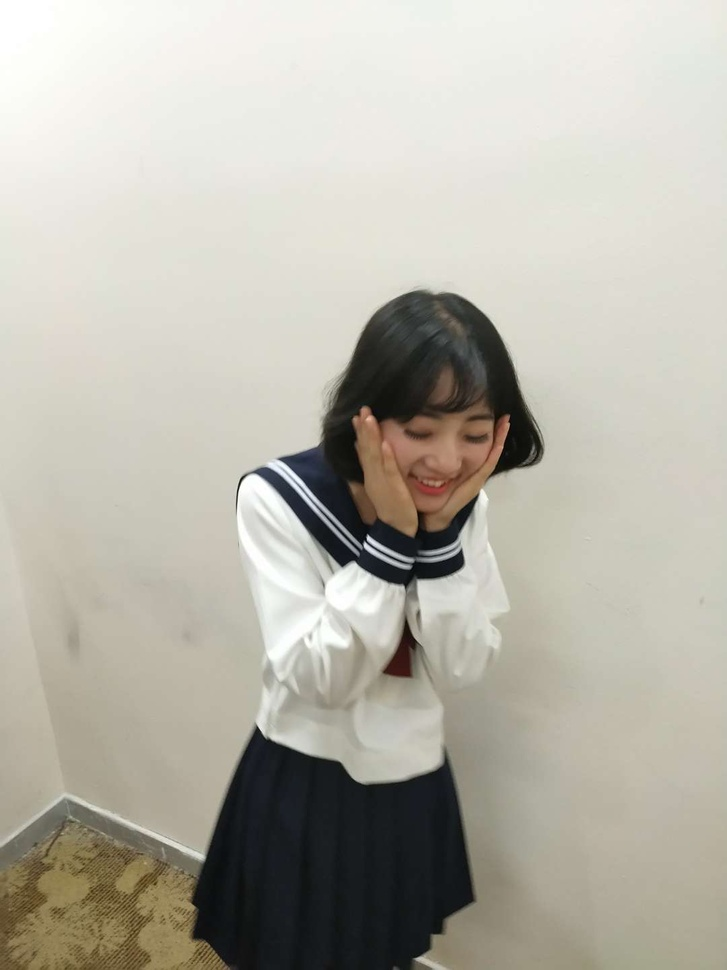
//> input picture opencv/learnOpencv/images/1.jpg, 727 x 970 px, shrunk from 1080 x 1440 before the run, given in place of color_object.mp4, which was not available
$ ./078-识别与跟踪视频中的特定颜色对象   (built with g++ and OpenCV 4)
//> lines starting //> are read from the running program, lines starting //| are printed output that depends on the picture; after the words box and inside, x2 and y2 are one past the last pixel; in counts of white or black regions, pixels touching at a corner belong together; pictures that were not available may be replaced by others from this repository, and a replacement may not be noted
#include <iostream>
#include <opencv2/opencv.hpp>

using namespace std;
using namespace cv;

void process_frame(Mat &image);

/*
 * 识别与跟踪视频中的特定颜色对象
 */
int main() {
    VideoCapture capture("../images/color_object.mp4");
    if (!capture.isOpened()) {
        printf("could not open camera...\n");
        return -1;
    }

    int fps = capture.get(CAP_PROP_FPS);
    int width = capture.get(CAP_PROP_FRAME_WIDTH);
    int height = capture.get(CAP_PROP_FRAME_HEIGHT);
    int num_of_frames = capture.get(CAP_PROP_FRAME_COUNT);
    printf("frame width: %d, frame height: %d, FPS : %d \n", width, height, fps);

    Mat frame;
    while (true) {
        bool ret = capture.read(frame);
//> frame is the input picture: 970 rows x 727 cols, CV_8UC3; mean B, G, R 169.2, 179.9, 183.1
        if (!ret) break;
        imshow("input", frame);
        char c = waitKey(50);
//> the Esc key is pressed
        process_frame(frame);
        imshow("result", frame);
        if (c == 27) {
            break;
        }
    }
    waitKey(0);
    return 0;

    waitKey(0);
    return 0;
}

void process_frame(Mat &image) {
    Mat hsv, mask;
    // 转换色彩空间
    cvtColor(image, hsv, COLOR_BGR2HSV);
//> hsv: 970 rows x 727 cols, CV_8UC3; mean H, S, V 32.3, 28.2, 184.1

    // 提取颜色区域mask
    inRange(hsv, Scalar(0, 43, 46), Scalar(10, 255, 255), mask);
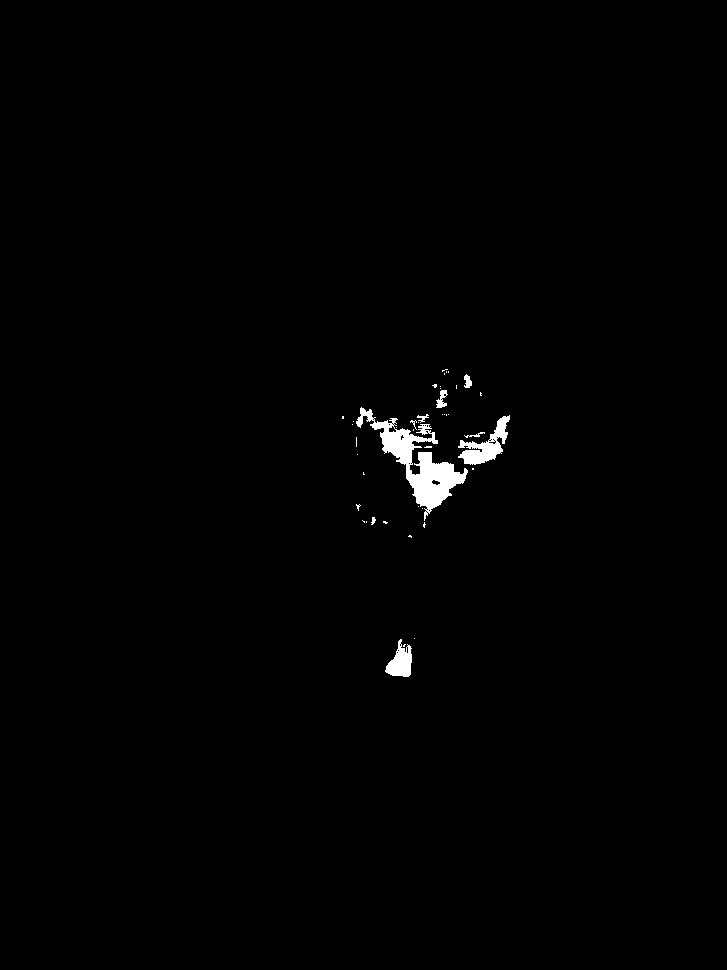
//> mask: 970 rows x 727 cols, CV_8UC1; 0.78% white; 43 white regions (34 under 20 px), largest, box (x1, y1, x2, y2) and area: (356, 407, 468, 521) 3414, (458, 415, 510, 465) 1025, (385, 639, 412, 677) 601
    Mat se = getStructuringElement(MORPH_RECT, Size(15, 15));
    morphologyEx(mask, mask, MORPH_OPEN, se);
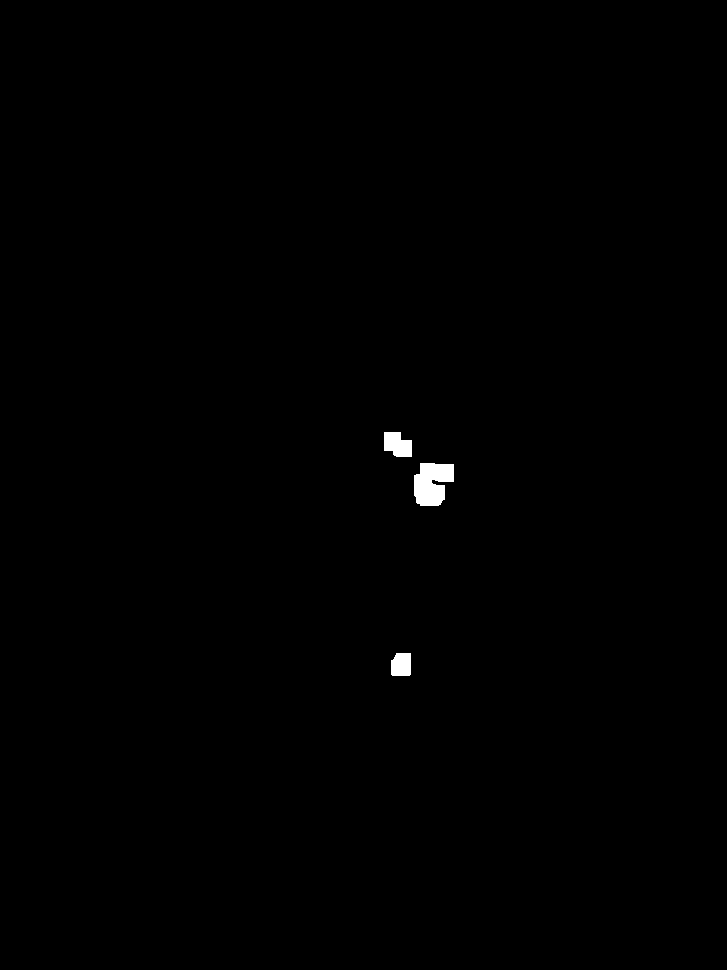
//> mask: 970 rows x 727 cols, CV_8UC1; 0.33% white; 3 white regions

    // 寻找最大轮廓
    vector<vector<Point>> contours;
    vector<Vec4i> hierarchy;
    findContours(mask, contours, hierarchy, RETR_EXTERNAL, CHAIN_APPROX_SIMPLE);
//> contours = 3 contours; box (x1, y1, x2, y2) and area: (414, 463, 454, 506) 1236, (384, 432, 412, 457) 504, (391, 653, 411, 676) 393
    int index = -1;
    int max = 0;
    for (size_t t = 0; t < contours.size(); t++) {
        double area = contourArea(contours[t]);
        if (area > max) {
            max = area;
            index = t;
        }
    }
//> this loop made 3 passes
//> (area, max) on passes 1 to 2: (393, 393), (1235.5, 1235)
//> area on pass 3: 504
//> after the loop, max = 1235; index = 1

    // 绘制外接轮廓
    if (index >= 0) {
        RotatedRect rect = minAreaRect(contours[index]);
//> rect = centre (433.5, 484), size (42, 39), angle -90
        ellipse(image, rect, Scalar(0, 255, 0), 2);
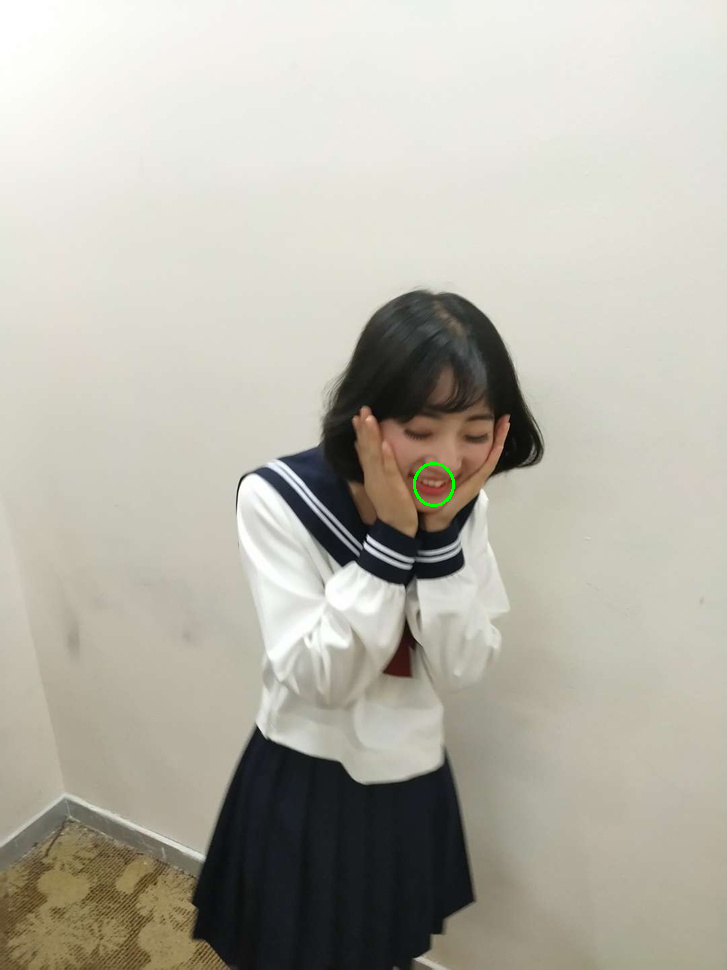
//> image: 970 rows x 727 cols, CV_8UC3; 0.06% of pixels changed, all inside (x1, y1, x2, y2) = (413, 462, 455, 507)
        circle(image, rect.center, 2, Scalar(255, 0, 0), 2);
//> image: 970 rows x 727 cols, CV_8UC3; 37 pixels changed, all inside (x1, y1, x2, y2) = (431, 481, 438, 488)
//> (the program exits here)
